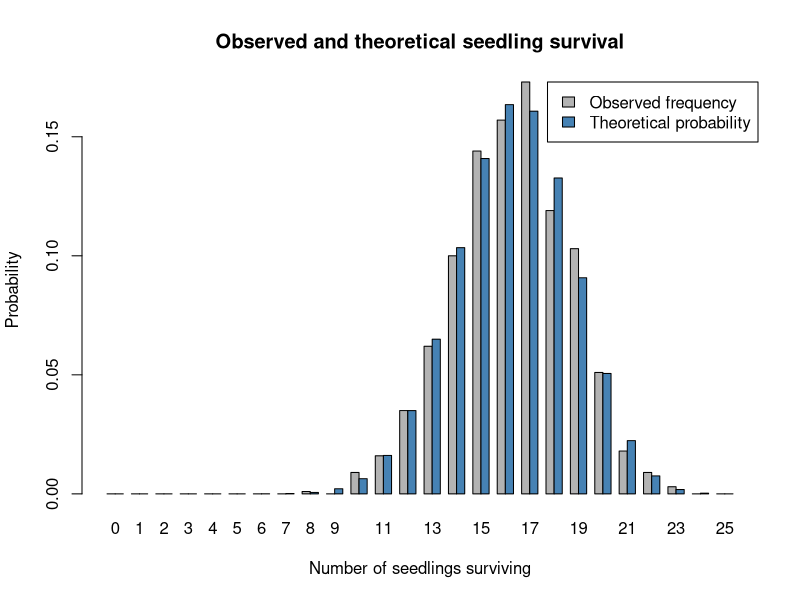
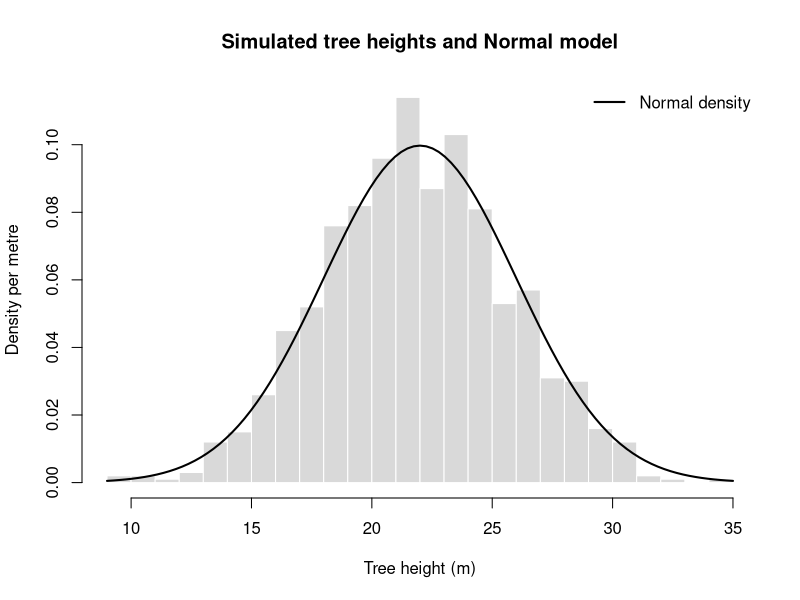

Generate these figures, in order, with R:
## ---- chunk 1
n = 25
p_survive = 0.65
## ---- chunk 2
prob_exactly_15 = dbinom(
  x = 15,
  size = n,
  prob = p_survive
)

prob_exactly_15
## ---- chunk 3
choose(25, 15)
## ---- chunk 4
prob_at_least_15 = 1 - pbinom(
  q = 14,
  size = n,
  prob = p_survive
)

prob_at_least_15
## ---- chunk 5
expected_survivors = n * p_survive

variance_survivors = n * p_survive * (1 - p_survive)

c(
  expected = expected_survivors,
  variance = variance_survivors
)
## ---- chunk 6
set.seed(123)

simulated_survivors = rbinom(
  n = 1000,
  size = n,
  prob = p_survive
)

head(simulated_survivors)
## ---- chunk 7
support = 0:n

observed_frequency = as.numeric(
  table(factor(simulated_survivors, levels = support))
) / length(simulated_survivors)

model_probability = dbinom(
  x = support,
  size = n,
  prob = p_survive
)

comparison = data.frame(
  survivors = support,
  observed = observed_frequency,
  theoretical = model_probability
)

round(comparison, 4)
## ---- chunk 8
barplot(
  rbind(observed_frequency, model_probability),
  beside = TRUE,
  names.arg = support,
  col = c("grey70", "steelblue"),
  xlab = "Number of seedlings surviving",
  ylab = "Probability",
  legend.text = c("Observed frequency", "Theoretical probability"),
  args.legend = list(x = "topright"),
  main = "Observed and theoretical seedling survival"
)
## ---- chunk 9
c(
  observed_exactly_15 = mean(simulated_survivors == 15),
  theoretical_exactly_15 = prob_exactly_15,
  observed_at_least_15 = mean(simulated_survivors >= 15),
  theoretical_at_least_15 = prob_at_least_15
)
## ---- chunk 10
# Parameters of the tree height model (in metres)
height_mean = 22
height_sd = 4
## ---- chunk 11
# Subtract the probability below 18 m from the probability below 26 m
prob_18_to_26 = pnorm(q = 26, mean = height_mean, sd = height_sd) -
  pnorm(q = 18, mean = height_mean, sd = height_sd)

prob_18_to_26
## ---- chunk 12
# Quantile of the model at a cumulative probability of 0.95
height_95 = qnorm(p = 0.95, mean = height_mean, sd = height_sd)

height_95
## ---- chunk 13
# Set a seed so that the simulated sample is reproducible
set.seed(seed = 101)

tree_heights = rnorm(n = 1000, mean = height_mean, sd = height_sd)

head(tree_heights)
## ---- chunk 14
# Histogram on the density scale (probability = TRUE) so that it is comparable to the curve
hist(
  x = tree_heights, breaks = 25, probability = TRUE,
  col = "grey85", border = "white",
  xlab = "Tree height (m)", ylab = "Density per metre",
  main = "Simulated tree heights and Normal model"
)

# Add the density of the model that generated the sample
curve(
  dnorm(x = x, mean = height_mean, sd = height_sd),
  add = TRUE, lwd = 2
)

legend(
  "topright", legend = "Normal density",
  lty = 1, lwd = 2, bty = "n"
)
